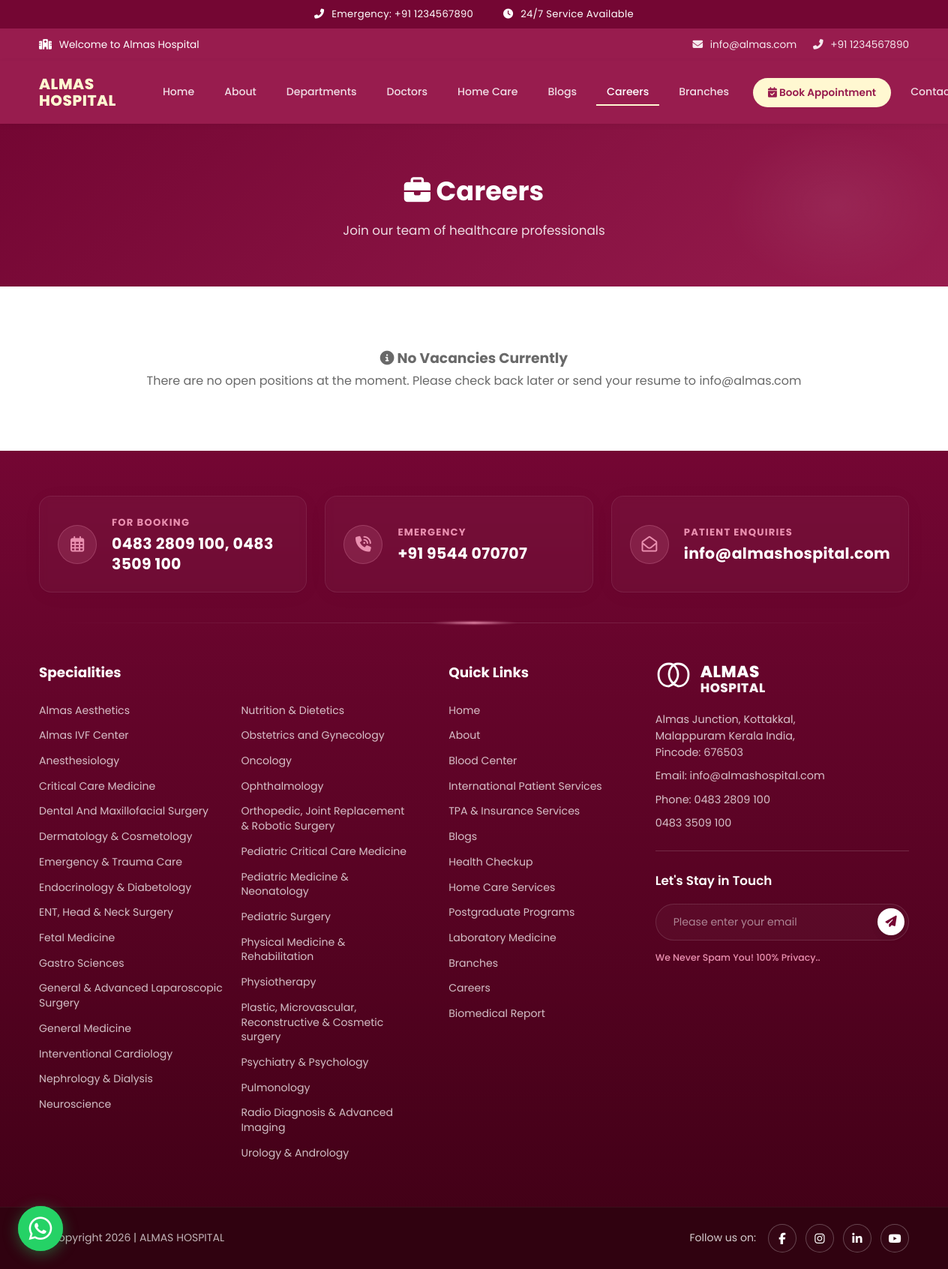
Screenshot of /careers.php with the database file from the repository.
### tables this page shows
CREATE TABLE IF NOT EXISTS website_settings (
    id INT PRIMARY KEY AUTO_INCREMENT,
    website_name VARCHAR(255) NOT NULL,
    logo VARCHAR(255) NULL,
    email VARCHAR(150) NULL,
    phone VARCHAR(20) NULL,
    address TEXT NULL,
    facebook VARCHAR(500) NULL,
    instagram VARCHAR(500) NULL,
    youtube VARCHAR(500) NULL,
    whatsapp VARCHAR(20) NULL,
    footer_text TEXT NULL,
    updated_by INT NULL,
    updated_at TIMESTAMP DEFAULT CURRENT_TIMESTAMP ON UPDATE CURRENT_TIMESTAMP,
    FOREIGN KEY (updated_by) REFERENCES users(id) ON DELETE SET NULL
);

### includes/functions.php (called while the page is built, shortened)
<?php
function sanitizeInput($data) {
    return htmlspecialchars(trim($data), ENT_QUOTES, 'UTF-8');
}
function getSetting($key = null) {
    global $conn;
    $result = mysqli_query($conn, "SELECT * FROM website_settings WHERE id = 1 LIMIT 1");
    return mysqli_fetch_assoc($result);
}
function getActiveCareers() {
    global $conn;
    $result = mysqli_query($conn, "SELECT * FROM careers WHERE status = 'Open' ORDER BY created_at DESC");
    $data = [];
    return $data;
}

### careers.php (the view, shortened to what this page needs)
<?php
require_once 'includes/header.php';
$careers = getActiveCareers();
?>
<section class="page-header">
    <div class="container">
        <h1><i class="fas fa-briefcase"></i> Careers</h1>
        <p>Join our team of healthcare professionals</p>
    </div>
</section>
<section class="section">
    <div class="container">
        <?php if (count($careers) > 0): ?>
            <div class="row">
                <?php foreach ($careers as $job): ?>
                <div class="col-6">
                    <div class="card">
                        <div class="card-body">
                            <h3 class="card-title"><i class="fas fa-briefcase"></i> <?= sanitizeInput($job['job_title']) ?></h3>
                            <?php if ($job['department']): ?><p><i class="fas fa-building"></i> <strong>Department:</strong> <?= sanitizeInput($job['department']) ?></p><?php endif; ?>
                            <p class="card-text"><?= substr(strip_tags($job['description']), 0, 200) ?>...</p>
                            <?php if ($job['qualification']): ?><p><i class="fas fa-graduation-cap"></i> <strong>Qualifications:</strong> <?= sanitizeInput(substr($job['qualification'], 0, 150)) ?>...</p><?php endif; ?>
                            <?php if ($job['deadline']): ?><p><i class="fas fa-clock"></i> <strong>Deadline:</strong> <?= date('d M Y', strtotime($job['deadline'])) ?></p><?php endif; ?>
                            <a href="<?= SITE_URL ?>/apply.php?job=<?= $job['id'] ?>" class="btn btn-sm btn-outline-primary"><i class="fas fa-paper-plane"></i> Apply Now</a>
                        </div>
                    </div>
                </div>
                <?php endforeach; ?>
            </div>
        <?php else: ?>
            <div class="text-center">
                <h3><i class="fas fa-info-circle"></i> No Vacancies Currently</h3>
                <p>There are no open positions at the moment. Please check back later or send your resume to <?= sanitizeInput($settings['email'] ?? '') ?></p>
            </div>
        <?php endif; ?>
    </div>
</section>
<?php require_once 'includes/footer.php'; ?>

### includes/header.php (shortened to what this page needs)
<?php require_once __DIR__ . '/config.php'; require_once __DIR__ . '/session.php'; require_once __DIR__ . '/functions.php'; $settings = getSetting(); ?>
<!DOCTYPE html>
<html lang="en">
<head>
    <link rel="stylesheet" href="https://cdnjs.cloudflare.com/ajax/libs/font-awesome/6.5.0/css/all.min.css">
    <link rel="stylesheet" href="<?= SITE_URL ?>/assets/css/style.css?v=<?= time() ?>">
</head>
<body>
<div class="emergency-bar">
    <span><i class="fas fa-phone-alt"></i> Emergency: <?= sanitizeInput($settings['phone'] ?? '+91 1234567890') ?></span>
    <span><i class="fas fa-clock"></i> 24/7 Service Available</span>
</div>
<div class="top-bar">
    <div class="container">
        <span><i class="fas fa-hospital"></i> Welcome to <?= sanitizeInput($settings['website_name'] ?? 'Almas Hospital') ?></span>
        <div>
            <a href="mailto:<?= sanitizeInput($settings['email'] ?? '') ?>"><i class="fas fa-envelope"></i> <?= sanitizeInput($settings['email'] ?? '') ?></a>
            <a href="tel:<?= sanitizeInput($settings['phone'] ?? '') ?>"><i class="fas fa-phone-alt"></i> <?= sanitizeInput($settings['phone'] ?? '') ?></a>
        </div>
    </div>
</div>
<header class="header" id="siteHeader">
    <div class="container">
        <a href="<?= SITE_URL ?>" class="logo">
            <span class="logo-text"><span>ALMAS</span><span>HOSPITAL</span></span>
        </a>
        <nav class="nav" id="mainNav">
            <a href="<?= SITE_URL ?>" class="<?= basename($_SERVER['PHP_SELF']) == 'index.php' ? 'active' : '' ?>">Home</a>
            <a href="<?= SITE_URL ?>/about.php" class="<?= basename($_SERVER['PHP_SELF']) == 'about.php' ? 'active' : '' ?>">About</a>
            <a href="<?= SITE_URL ?>/departments.php" class="<?= basename($_SERVER['PHP_SELF']) == 'departments.php' || basename($_SERVER['PHP_SELF']) == 'department.php' ? 'active' : '' ?>">Departments</a>
            <a href="<?= SITE_URL ?>/doctors.php" class="<?= basename($_SERVER['PHP_SELF']) == 'doctors.php' || basename($_SERVER['PHP_SELF']) == 'doctor.php' ? 'active' : '' ?>">Doctors</a>
            <a href="<?= SITE_URL ?>/homecare.php" class="<?= basename($_SERVER['PHP_SELF']) == 'homecare.php' ? 'active' : '' ?>">Home Care</a>
            <a href="<?= SITE_URL ?>/blogs.php" class="<?= basename($_SERVER['PHP_SELF']) == 'blogs.php' ? 'active' : '' ?>">Blogs</a>
            <a href="<?= SITE_URL ?>/careers.php" class="<?= basename($_SERVER['PHP_SELF']) == 'careers.php' ? 'active' : '' ?>">Careers</a>
            <a href="<?= SITE_URL ?>/branches.php" class="<?= basename($_SERVER['PHP_SELF']) == 'branches.php' ? 'active' : '' ?>">Branches</a>
            <a href="<?= SITE_URL ?>/appointment.php" class="btn-nav <?= basename($_SERVER['PHP_SELF']) == 'appointment.php' ? 'active' : '' ?>"><i class="fas fa-calendar-check"></i> Book Appointment</a>
            <a href="<?= SITE_URL ?>/contact.php" class="<?= basename($_SERVER['PHP_SELF']) == 'contact.php' ? 'active' : '' ?>">Contact</a>
        </nav>
    </div>
</header>
<main>

### assets/css/style.css (style rules this page uses)
:root { --primary: #981c4e; --primary-dark: #740633; --primary-light: #c22562; --accent: #fff8d1; --dark-blue: #003a6b; --body-text: #696969; --heading-color: #212121; --link-color: #1D242E; --dark: #101010; --border-color: #e8e8e8; --br: 0.75rem; --white: #ffffff; --light-bg: #f8f9fc; --shadow-sm: 0 2px 8px rgba(0, 0, 0, 0.06); --shadow-md: 0 8px 24px rgba(0, 0, 0, 0.1); --shadow-lg: 0 16px 48px rgba(0, 0, 0, 0.12); --transition: all 0.3s cubic-bezier(0.4, 0, 0.2, 1); }
* { margin: 0; padding: 0; box-sizing: border-box; }
html { font-size: 100%; scroll-behavior: smooth; }
body { font-family: "Poppins", sans-serif; background: var(--white); color: var(--body-text); line-height: 1.7; font-size: 1rem; overflow-x: hidden; }
a { text-decoration: none; color: var(--link-color); transition: var(--transition); }
.container { max-width: 1200px; margin: 0 auto; padding: 0 20px; }
.emergency-bar { background: var(--primary-dark); color: var(--white); text-align: center; padding: 8px 0; font-size: 0.82rem; letter-spacing: 0.3px; }
.emergency-bar span { margin: 0 18px; display: inline-block; }
.emergency-bar i { margin-right: 6px; }
.top-bar { background: var(--primary); color: var(--white); padding: 10px 0; font-size: 0.85rem; }
.top-bar .container { display: flex; justify-content: space-between; align-items: center; flex-wrap: wrap; gap: 6px; }
.top-bar a { color: rgba(255, 255, 255, 0.9); margin-left: 18px; font-size: 0.85rem; }
.top-bar i { margin-right: 6px; }
.header { background: var(--primary); box-shadow: var(--shadow-sm); position: sticky; top: 0; z-index: 1000; transition: var(--transition); }
.header .container { display: flex; justify-content: space-between; align-items: center; padding: 0 20px; min-height: 84px; }
.header .logo { display: flex; align-items: center; gap: 1px; flex-shrink: 0; margin-right: 48px; }
.header .logo .logo-text { display: flex; flex-direction: column; justify-content: center; height: 52px; line-height: 1.1; font-size: 1.25rem; font-weight: 800; letter-spacing: 0.5px; }
.header .logo .logo-text span:first-child { color: var(--accent); }
.header .logo .logo-text span:last-child { color: var(--accent); }
.nav { display: flex; align-items: center; gap: 12px; }
.nav a { padding: 8px 14px; color: rgba(255, 255, 255, 0.85); font-size: 0.88rem; font-weight: 500; border-radius: 6px; transition: color 0.3s ease; position: relative; white-space: nowrap; }
.nav a::after { content: ''; position: absolute; bottom: 2px; left: 50%; width: 0; height: 2px; background: var(--accent); transition: all 0.3s cubic-bezier(0.4, 0, 0.2, 1); transform: translateX(-50%); }
.nav a:hover::after, .nav a.active::after { width: 100%; }
.nav a:hover, .nav a.active { color: var(--white); background: transparent; }
.nav .btn-nav { background: var(--accent); color: var(--primary) !important; padding: 8px 20px; border-radius: 50px; font-weight: 600; font-size: 0.85rem; margin-left: 6px; transition: var(--transition); }
.nav .btn-nav::after { display: none; }
.section { padding: 80px 0; }
.page-header { background: linear-gradient(135deg, var(--primary-dark) 0%, var(--primary) 100%); color: var(--white); padding: 60px 0; text-align: center; position: relative; overflow: hidden; }
.page-header::before { content: ''; position: absolute; top: 0; right: 0; width: 300px; height: 100%; background: radial-gradient(ellipse at center, rgba(255, 255, 255, 0.06) 0%, transparent 70%); }
.page-header h1 { font-size: 2.2rem; font-weight: 700; margin-bottom: 8px; position: relative; }
.page-header p { opacity: 0.85; font-size: 1.05rem; position: relative; }
.text-center { text-align: center; }

### rows the page displays
website_settings: phone "+91 1234567890", website_name "Almas Hospital", email "info@almas.com"

### other values shown
$spec "Almas Aesthetics"
$spec "Almas IVF Center"
$spec "Anesthesiology"
$spec "Critical Care Medicine"
$spec "Dental And Maxillofacial Surgery"
$spec "Dermatology & Cosmetology"
$spec "Emergency & Trauma Care"
$spec "Endocrinology & Diabetology"
$spec "ENT, Head & Neck Surgery"
$spec "Fetal Medicine"
$spec "Gastro Sciences"
$spec "General & Advanced Laparoscopic Surgery"
$spec "General Medicine"
$spec "Interventional Cardiology"
$spec "Nephrology & Dialysis"
